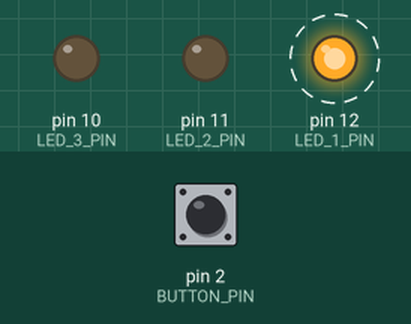
Simulated run of this sketch. Board: Arduino Uno, built with avr-gcc and run on an emulated ATmega328P. On the bench: output pins drawn as LEDs (lit = HIGH). Dashed ring = blinking. The inputs (shaded band) are chosen by the test bench; at power-on: pin 2 (BUTTON_PIN) LOW.

Above: at 1.2 s.
1.3 s: pin 2 (BUTTON_PIN) pulled HIGH for 0.15 s
At 3.8 s:
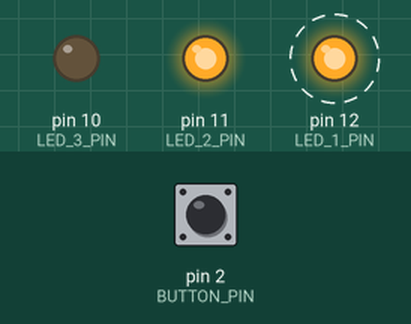
4.4 s: pin 2 (BUTTON_PIN) pulled HIGH for 1 s
At 5.4 s:
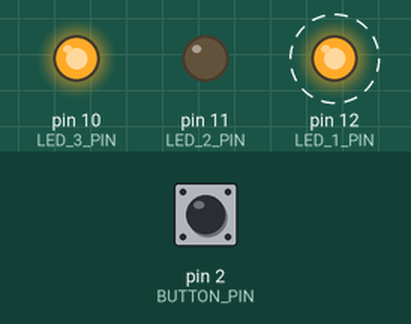
8.4 s: pin 2 (BUTTON_PIN) pulled HIGH for 3.2 s
At 10.4 s:
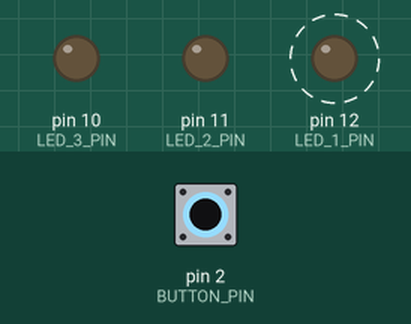
Timing chart, 0 to 20.6 s (numbered marks = the images above; inputs shaded):
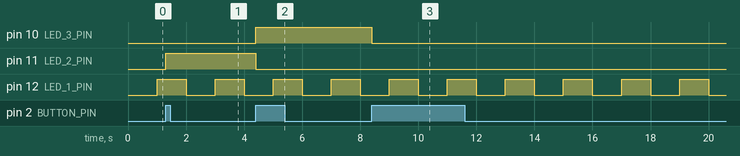

The sketch:

main.ino
```cpp
// C++ code
//
// Blink LED 1 continuously, toggle LED 2 and 3 with a debounced button.
// LED 1 blinks every 1000ms, button press cycles through LED 2/3 states.

const byte LED_1_PIN = 12;
const byte LED_2_PIN = 11;
const byte LED_3_PIN = 10;

const byte BUTTON_PIN = 2;

unsigned long lastTimeLED1Blinked = millis();
unsigned long blinkDelayLED1 = 1000;
byte LED1State = LOW;

unsigned long lastTimeButtonChanged = millis();
unsigned long debounceDelay = 50;

int toggleLEDState = 1;

void toggleOtherLEDs() {
  toggleLEDState++;
  if (toggleLEDState > 3) toggleLEDState = 1;
  digitalWrite(LED_2_PIN, toggleLEDState == 2 ? HIGH : LOW);
  digitalWrite(LED_3_PIN, toggleLEDState == 3 ? HIGH : LOW);
}

byte buttonState = LOW;

void blinkLED1() {
  LED1State = !LED1State;
  digitalWrite(LED_1_PIN, LED1State);
}

void setup() {
  pinMode(BUTTON_PIN, INPUT);
  pinMode(LED_1_PIN, OUTPUT);
  pinMode(LED_2_PIN, OUTPUT);
  pinMode(LED_3_PIN, OUTPUT);
  buttonState = digitalRead(BUTTON_PIN);
}

void loop() {
  //LED 1
  unsigned long timeNow = millis();
  if (timeNow - lastTimeLED1Blinked > blinkDelayLED1) {
    lastTimeLED1Blinked += blinkDelayLED1;
    blinkLED1();
  }
  // LED 2-3
  if (timeNow - lastTimeButtonChanged > debounceDelay) {
    byte newButtonState = digitalRead(BUTTON_PIN);
    if (newButtonState != buttonState) {
      lastTimeButtonChanged = timeNow;
      buttonState = newButtonState;
      if (buttonState == HIGH) {
        toggleOtherLEDs();
      }
    }
  }
}
```

Measured:
- after the input at 1.3 s, pin 11 (LED_2_PIN): LOW → HIGH at once
- after the input at 4.4 s, pin 10 (LED_3_PIN): LOW → HIGH at once; pin 11 (LED_2_PIN): HIGH → LOW at once
- after the input at 8.4 s, pin 10 (LED_3_PIN): HIGH → LOW at once
- by itself, pin 12 (LED_1_PIN): alternates HIGH for 1.0 s and LOW for 1.0 s
